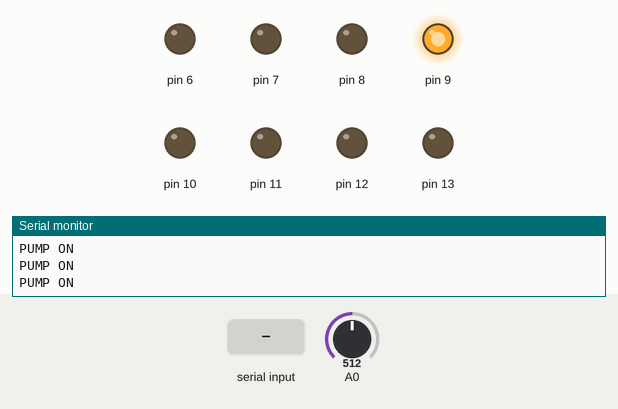
A sketch run on a simulated Arduino Uno, built with avr-gcc and run on an emulated ATmega328P. Parts: output pins drawn as LEDs (lit = HIGH), the last lines printed to the serial monitor. The test bench sets the inputs (shaded band); at power-on: A0 = 512.

Above: at 1.2 s.
1.3 s: A0 set to 485
At 2.0 s:
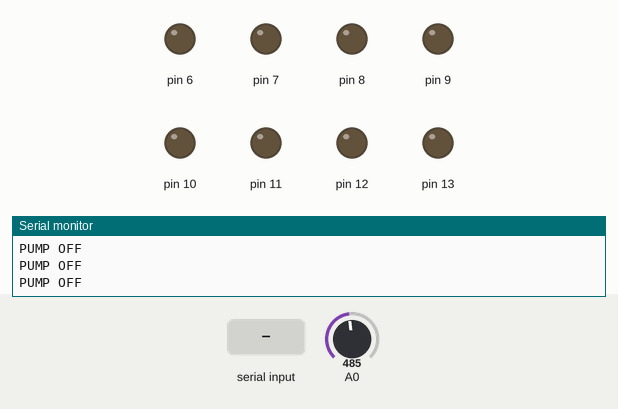
2.8 s: "F" received over Serial
At 3.7 s:
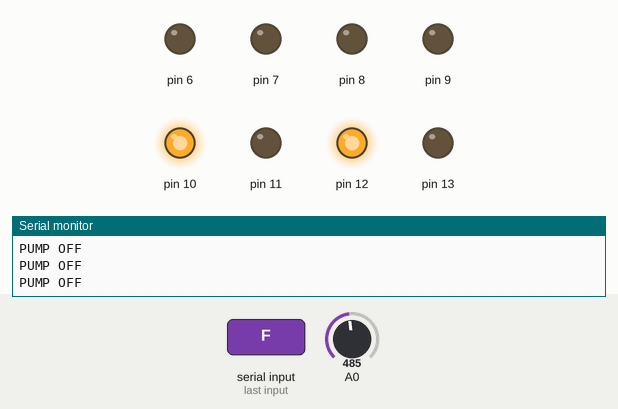
4.3 s: "L" received over Serial
At 5.5 s:
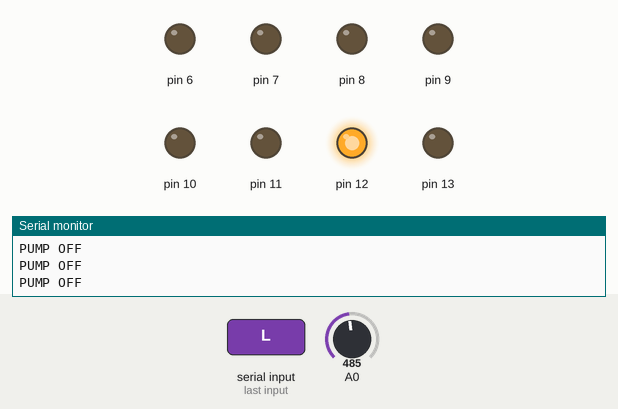
5.8 s: "R" received over Serial
At 6.7 s:
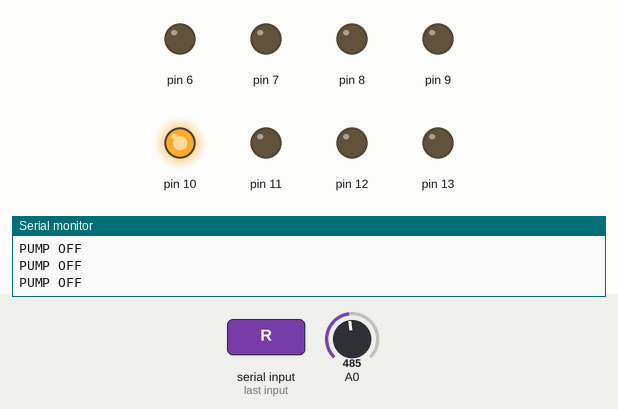
7.3 s: A0 set to 510
At 7.6 s:
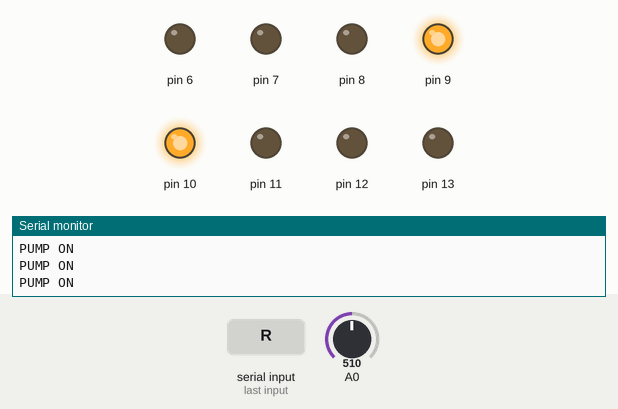
8.8 s: "B" received over Serial
At 10.2 s:
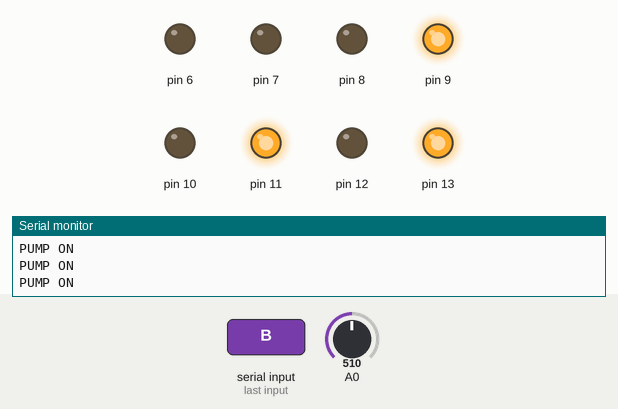
Timing chart, 0 to 11.3 s (numbered marks = the images above; inputs shaded):
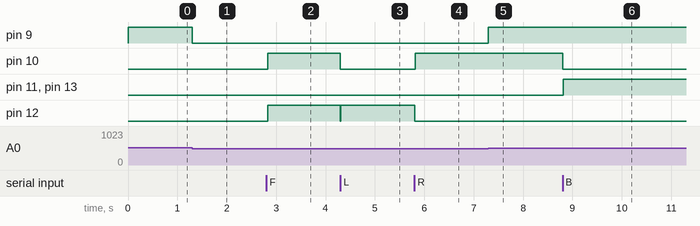

Measured:
- the behaviour switches between 501 and 500 on A0 (found by bisection; images 0 and 1)
- after the input at 1.3 s, pin 9: HIGH → LOW at once
- after the input at 2.8 s, pin 10, pin 12: LOW → HIGH at once
- after the input at 4.3 s, pin 10: HIGH → LOW at once; pin 12: HIGH → LOW at once, → HIGH 0.01 s later
- after the input at 5.8 s, pin 10: LOW → HIGH at once; pin 12: HIGH → LOW at once
- after the input at 7.3 s, pin 9: LOW → HIGH at once
- after the input at 8.8 s, pin 10: HIGH → LOW at once; pin 11, pin 13: LOW → HIGH at once

The sketch:

agrobot.ino
```cpp
void MoveLeft()
{
digitalWrite(11,LOW);

digitalWrite(10,LOW);

digitalWrite(13,LOW);

digitalWrite(12,HIGH);
}

void MoveRight()
{

digitalWrite(11,LOW);

digitalWrite(10,HIGH);

digitalWrite(13,LOW);

digitalWrite(12,LOW);
}

void MoveFront()
{

digitalWrite(11,LOW);

digitalWrite(10, HIGH);

digitalWrite(13,LOW);

digitalWrite(12, HIGH);
}


void Stop()
{

digitalWrite(11,LOW);

digitalWrite(10,LOW);

digitalWrite(13,LOW);

digitalWrite(12,LOW);
}

void MoveBack()
{

digitalWrite(11,HIGH);

digitalWrite(10,LOW);

digitalWrite(13,HIGH);

digitalWrite(12,LOW);
}

void MoveUp()
{

digitalWrite(7,HIGH);

digitalWrite(6,LOW);
}

void MoveDown()
{

digitalWrite(7,LOW);

digitalWrite(6,HIGH);
}

void ProkStop()
{

digitalWrite(7,LOW);

digitalWrite(6,LOW);
}

void setup()
{

Serial.begin(9600);

pinMode(13,OUTPUT);
pinMode(12,OUTPUT);
pinMode(11,OUTPUT);
pinMode(10,OUTPUT);
pinMode(A0,INPUT);
pinMode(9,OUTPUT);
pinMode(8,OUTPUT);
pinMode(7,OUTPUT);

pinMode(6,OUTPUT);

Serial.write("begin");
}

void loop()
{
int sensorValue=analogRead(A0);

if (sensorValue>500)
{

digitalWrite(9,HIGH);

digitalWrite(8,LOW);

Serial.print("PUMP ON\n");
}

else

{

digitalWrite(9,LOW);

digitalWrite(8,LOW);

Serial.print("PUMP OFF\n");
}

if(Serial.available())

{

char Data = Serial.read();


if(Data == 'F')
{

Serial.print("FORWARD");

Stop();

delay(10);

MoveFront();

Serial.print("FORWARD");
}


else if(Data =='S')
{

Stop();

Serial.print("STOP\n");
}

else if(Data == 'L')
{

Stop();

delay(10);

MoveLeft();

Serial.print("LEFT\n");
}

else if(Data == 'R')

{

Stop();

delay(10);

MoveRight();

Serial.print("RIGHT\n");
}

else if(Data == 'B')

{

Stop();

delay(10);

MoveBack();

Serial.print("BACK");
}

else if(Data == 'a')
{

Stop();

delay(10);

MoveUp();

Serial.print("PROK UP\n");
}

else if(Data == 'b')
{

Stop();

delay(10);

MoveDown();

Serial.print("PROK DOWN\n");
}

else if(Data == 'c')
{

Stop();

delay(10);

ProkStop();

Serial.print("PROK STOP\n");
}
}
}
```
